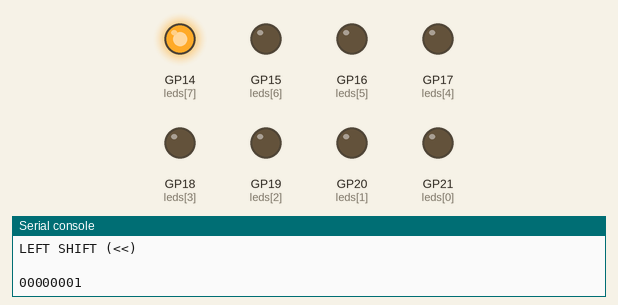
A program run on a simulated Raspberry Pi Pico running MicroPython. Shown: output pins drawn as LEDs (lit = HIGH), the last lines printed to the serial console.

Above: at 0.2 s.
At 1.0 s:
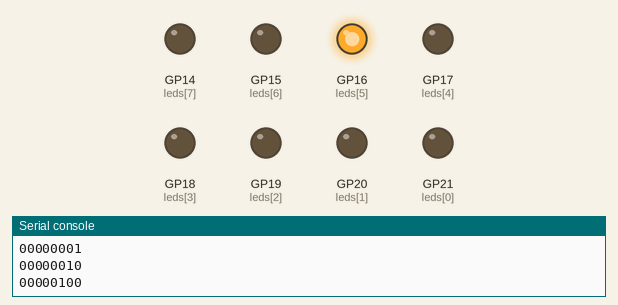
At 1.8 s:
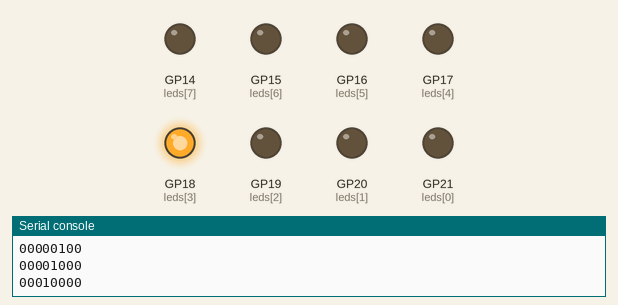
At 3.7 s:
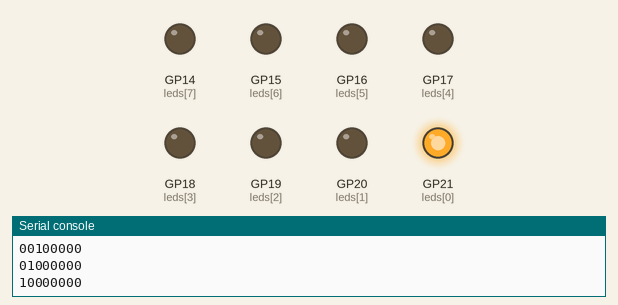
At 6.8 s:
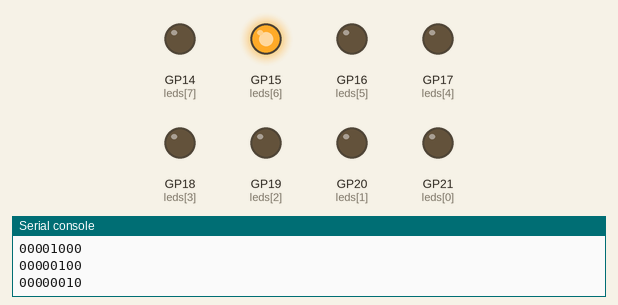
At 10.6 s:
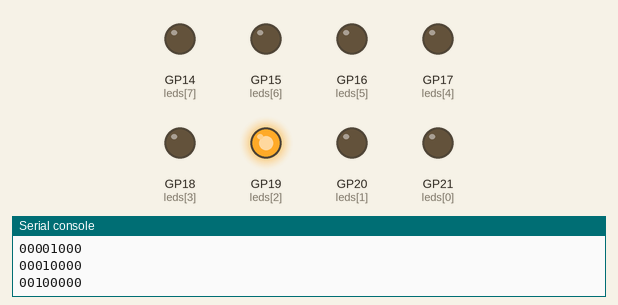
Timing chart, 0 to 10.9 s (numbered marks = the images above):
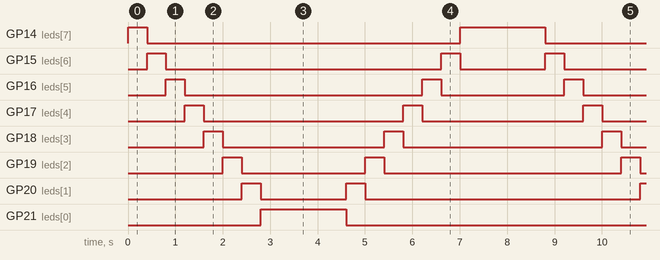

Measured:
- by itself, GP14 (leds[7]): repeats every 8.4 s: LOW 6.6 s, HIGH 1.8 s
- by itself, GP15 (leds[6]): repeats every 8.4 s: LOW 5.8 s, HIGH 0.40 s, LOW 1.8 s, HIGH 0.40 s
- by itself, GP16 (leds[5]): repeats every 8.4 s: LOW 5.0 s, HIGH 0.40 s, LOW 2.6 s, HIGH 0.40 s
- by itself, GP17 (leds[4]): repeats every 8.4 s: LOW 4.2 s, HIGH 0.40 s, LOW 3.4 s, HIGH 0.40 s
- by itself, GP18 (leds[3]): repeats every 8.4 s: LOW 3.4 s, HIGH 0.40 s, LOW 4.2 s, HIGH 0.40 s
- by itself, GP19 (leds[2]): repeats every 8.4 s: LOW 2.6 s, HIGH 0.40 s, LOW 5.0 s, HIGH 0.40 s
- by itself, GP20 (leds[1]): repeats every 8.4 s: LOW 1.8 s, HIGH 0.40 s, LOW 5.8 s, HIGH 0.40 s
- by itself, GP21 (leds[0]): alternates HIGH for 1.8 s and LOW for 6.6 s

The program:

03_Shifters.py
```python
from machine import Pin
from time import sleep

# ----------------------------------------
# 8-bit LED Shifters
# Raspberry Pi Pico (MicroPython)
#
# D7 (MSB) -> GP21
# D6       -> GP20
# D5       -> GP19
# D4       -> GP18
# D3       -> GP17
# D2       -> GP16
# D1       -> GP15
# D0 (LSB) -> GP14
# ----------------------------------------

# GPIO mapping (D7 to D0)
led_pins = [21, 20, 19, 18, 17, 16, 15, 14]
leds = [Pin(pin, Pin.OUT) for pin in led_pins]


def write_byte(value):
    """Display an 8-bit value on the LEDs."""
    value &= 0xFF

    for i in range(8):
        bit = (value >> (7 - i)) & 1
        leds[i].value(bit)


while True:

    print("\nLEFT SHIFT (<<)\n")

    value = 0x01

    while value <= 0x80:
        write_byte(value)
        print(f"{value:08b}")
        sleep(0.4)
        value <<= 1

    sleep(1)

    print("\nRIGHT SHIFT (>>)\n")

    value = 0x80

    while value >= 0x01:
        write_byte(value)
        print(f"{value:08b}")
        sleep(0.4)
        value >>= 1

    sleep(1)
```
